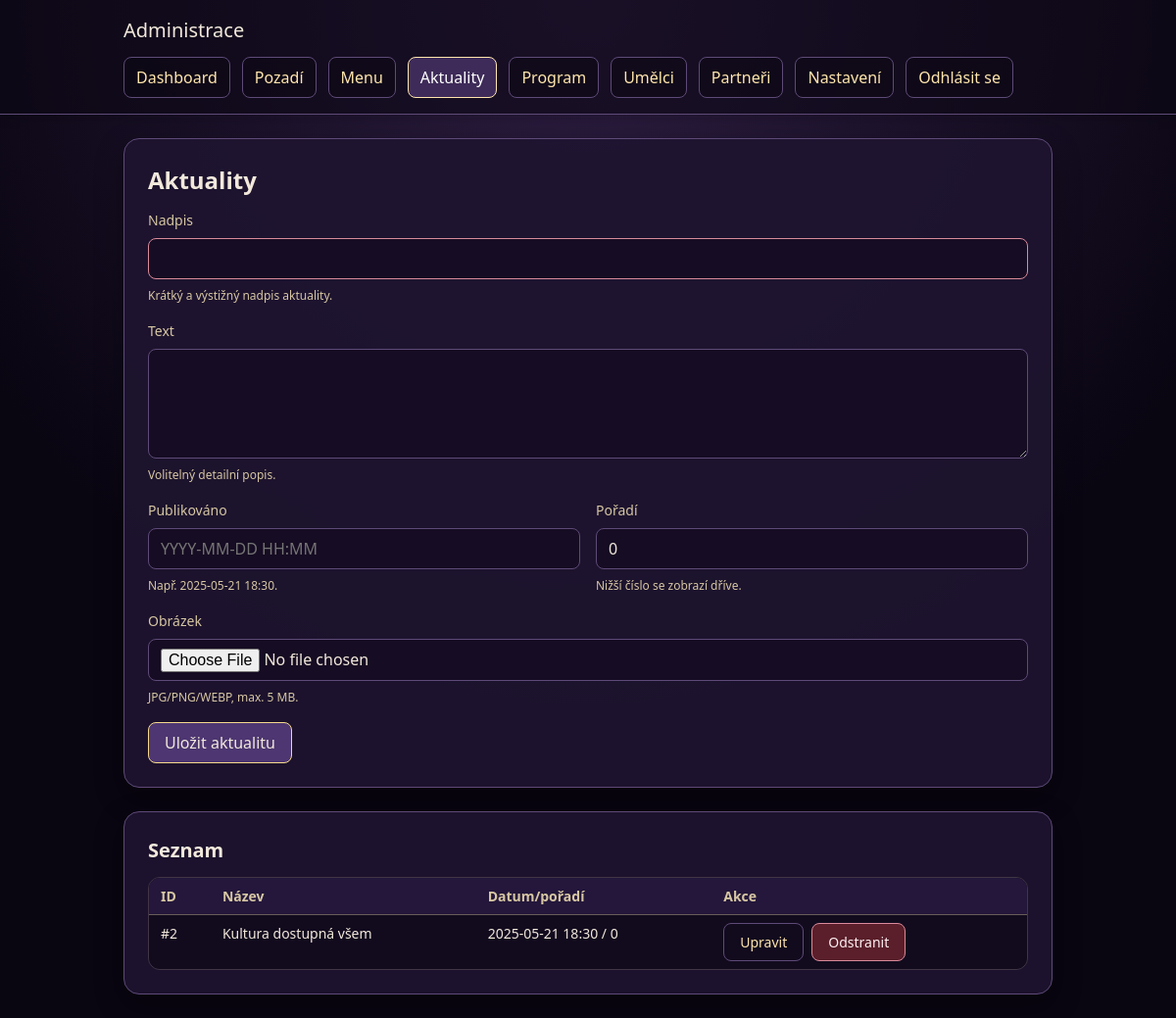
Page /admin/news.php (signed in) on the committed database.
### tables this page shows
CREATE TABLE news (
        id INTEGER PRIMARY KEY AUTOINCREMENT,
        title TEXT NOT NULL,
        body TEXT,
        image TEXT,
        published_at TEXT,
        sort_order INTEGER NOT NULL DEFAULT 0
    );

### admin/auth.php (called while the page is built, shortened)
<?php
function h($value)
{
    return htmlspecialchars((string) $value, ENT_QUOTES, 'UTF-8');
}

### admin/news.php (the view, shortened to what this page needs)
<?php
require_once __DIR__ . '/auth.php';
$error = '';
$editRow = null;
try {
    $db = get_db();
    $rows = $db->query("SELECT id, title, image, published_at, sort_order FROM news
        ORDER BY
            CASE
                WHEN published_at IS NULL OR TRIM(published_at) = '' THEN 1
                ELSE 0
            END ASC,
            datetime(published_at) DESC,
            sort_order ASC,
            id DESC")->fetchAll();
} catch (RuntimeException $e) {
    error_log('Admin news DB failed: ' . $e->getMessage());
    if ($error === '') {
        $error = $e->getMessage();
    }
    $rows = array();
} catch (Exception $e) {
    error_log('Admin news init failed: ' . $e->getMessage());
    if ($error === '') {
        $error = 'Nepodařilo se načíst data. Zkuste to prosím znovu.';
    }
    $rows = array();
}
require_once __DIR__ . '/partials/header.php';
?>
<section class="admin-shell">
    <section class="admin-card">
        <h1>Aktuality</h1>
        <form class="admin-form admin-form--two-column" method="post" enctype="multipart/form-data">
            <div class="admin-field admin-field--full">
                <label for="news-title">Nadpis</label>
                <input id="news-title" type="text" name="title" required maxlength="180" value="<?php echo h($editRow ? $editRow['title'] : ''); ?>">
                <p class="admin-help">Krátký a výstižný nadpis aktuality.</p>
            </div>
            <div class="admin-field admin-field--full">
                <label for="news-body">Text</label>
                <textarea id="news-body" name="body"><?php echo h($editRow ? $editRow['body'] : ''); ?></textarea>
                <p class="admin-help">Volitelný detailní popis.</p>
            </div>
            <div class="admin-field">
                <label for="news-published-at">Publikováno</label>
                <input id="news-published-at" type="text" name="published_at" placeholder="YYYY-MM-DD HH:MM" pattern="\d{4}-\d{2}-\d{2}(\s\d{2}:\d{2})?" value="<?php echo h($editRow ? $editRow['published_at'] : ''); ?>">
                <p class="admin-help">Např. 2025-05-21 18:30.</p>
            </div>
            <div class="admin-field">
                <label for="news-sort-order">Pořadí</label>
                <input id="news-sort-order" type="number" name="sort_order" value="<?php echo $editRow ? (int) $editRow['sort_order'] : 0; ?>">
                <p class="admin-help">Nižší číslo se zobrazí dříve.</p>
            </div>
            <div class="admin-field admin-field--full">
                <label for="news-image-file">Obrázek</label>
                <input id="news-image-file" type="file" name="image_file" accept=".jpg,.jpeg,.png,.webp,image/jpeg,image/png,image/webp">
                <p class="admin-help">JPG/PNG/WEBP, max. 5 MB. <?php if ($editRow && !empty($editRow['image'])): ?>Současný: <code><?php echo h($editRow['image']); ?></code><?php endif; ?></p>
            </div>
            <div class="admin-form__actions">
                <button class="admin-button admin-button--primary" type="submit"><?php echo $editRow ? 'Upravit aktualitu' : 'Uložit aktualitu'; ?></button>
            </div>
        </form>
    </section>
    <section class="admin-card">
        <h2>Seznam</h2>
        <?php if (!$rows): ?>
            <p class="admin-empty-state">Zatím bez položek.</p>
        <?php else: ?>
            <div class="admin-table-wrap">
                <table class="admin-table">
                    <thead><tr><th>ID</th><th>Název</th><th>Datum/pořadí</th><th>Akce</th></tr></thead>
                    <tbody>
                    <?php foreach ($rows as $row): ?>
                        <tr>
                            <td data-label="ID">#<?php echo (int) $row['id']; ?></td>
                            <td data-label="Název"><?php echo h($row['title']); ?></td>
                            <td data-label="Datum/pořadí"><?php echo h($row['published_at']); ?> / <?php echo (int) $row['sort_order']; ?></td>
                            <td data-label="Akce">
                                <div class="admin-actions">
                                    <a class="admin-button admin-button--secondary" href="news.php?edit=<?php echo (int) $row['id']; ?>">Upravit</a>
                                    <form method="post" onsubmit="return confirm('Opravdu chcete tuto aktualitu odstranit?');">
                                        <button class="admin-button admin-button--danger" type="submit">Odstranit</button>
                                    </form>
                                </div>
                            </td>
                        </tr>
                    <?php endforeach; ?>
                    </tbody>
                </table>
            </div>
        <?php endif; ?>
    </section>
</section>
<?php require_once __DIR__ . '/partials/footer.php'; ?>

### admin/admin.css (style rules this page uses)
:root { --admin-color-bg: #090511; --admin-color-bg-elevated: #160c23; --admin-color-surface: #1e1530; --admin-color-border: #5e4a78; --admin-color-text: #f2e9dc; --admin-color-text-muted: #d7c7a3; --admin-color-link: #ffe6ad; --admin-color-link-hover: #ffffff; --admin-color-success-bg: #1f4d38; --admin-color-success-border: #4aa07a; --admin-color-success-text: #eefcf4; --admin-color-error-bg: #5a1f2a; --admin-color-error-border: #d98a9a; --admin-color-error-text: #fff1f4; --admin-font-size-xs: 0.75rem; --admin-font-size-sm: 0.875rem; --admin-font-size-md: 1rem; --admin-font-size-lg: 1.25rem; --admin-font-size-xl: 1.5rem; --admin-radius-sm: 0.5rem; --admin-radius-md: 0.75rem; --admin-radius-lg: 1rem; --admin-shadow-sm: 0 2px 12px rgba(0, 0, 0, 0.2); --admin-shadow-md: 0 10px 30px rgba(0, 0, 0, 0.3); --admin-space-1: 0.25rem; --admin-space-2: 0.5rem; --admin-space-3: 0.75rem; --admin-space-4: 1rem; --admin-space-5: 1.5rem; --admin-space-6: 2rem; }
* { box-sizing: border-box; }
body { margin: 0; min-height: 100vh; font-family: var(--site-font-family, serif); font-size: var(--admin-font-size-md); line-height: 1.5; color: var(--admin-color-text); background: radial-gradient(circle at 50% 0%, #2e1e43 0%, var(--admin-color-bg) 60%); }
a { color: var(--admin-color-link); text-decoration: none; }
.admin-shell { display: grid; gap: var(--admin-space-5); }
.admin-card { background: rgba(30, 21, 48, 0.9); border: 1px solid var(--admin-color-border); border-radius: var(--admin-radius-lg); box-shadow: var(--admin-shadow-md); padding: var(--admin-space-5); }
.admin-form { display: grid; gap: var(--admin-space-4); }
.admin-form--two-column { grid-template-columns: repeat(2, minmax(0, 1fr)); }
.admin-field { display: grid; gap: var(--admin-space-2); }
.admin-field--full { grid-column: 1 / -1; }
.admin-field label { color: var(--admin-color-text-muted); font-size: var(--admin-font-size-sm); }
.admin-help { color: var(--admin-color-text-muted); font-size: var(--admin-font-size-xs); }
.admin-form input, .admin-form textarea, .admin-form select { width: 100%; border: 1px solid var(--admin-color-border); border-radius: var(--admin-radius-sm); padding: var(--admin-space-2) var(--admin-space-3); background: var(--admin-color-bg-elevated); color: var(--admin-color-text); font: inherit; }
.admin-form textarea { min-height: 7rem; resize: vertical; }
.admin-form input:invalid, .admin-form textarea:invalid, .admin-form select:invalid { border-color: #d98a9a; }
.admin-button { display: inline-block; width: fit-content; padding: var(--admin-space-2) var(--admin-space-4); border: 1px solid #d7c7a3; border-radius: var(--admin-radius-sm); background: #2e1e43; color: var(--admin-color-text); font: inherit; cursor: pointer; }
.admin-button--primary { background: #4d3671; border-color: #f6d98c; }
.admin-button--secondary { background: transparent; border-color: var(--admin-color-border); color: var(--admin-color-link); }
.admin-button--danger { background: #5a1f2a; border-color: #d98a9a; color: #fff1f4; }
.admin-actions { display: flex; flex-wrap: wrap; gap: var(--admin-space-2); align-items: center; }
.admin-actions form { margin: 0; }
.admin-form__actions { grid-column: 1 / -1; }
.admin-table-wrap { overflow: auto; border: 1px solid rgba(215, 199, 163, 0.2); border-radius: var(--admin-radius-md); }
.admin-table { width: 100%; border-collapse: collapse; font-size: var(--admin-font-size-sm); background: rgba(9, 5, 17, 0.5); }
.admin-table th, .admin-table td { text-align: left; padding: var(--admin-space-2) var(--admin-space-3); border-bottom: 1px solid rgba(215, 199, 163, 0.25); vertical-align: top; }
.admin-table thead th { position: sticky; top: 0; z-index: 1; background: #24173b; color: var(--admin-color-text-muted); font-weight: 600; }
.admin-table tbody tr:last-child td { border-bottom: none; }
h1 { font-size: var(--admin-font-size-xl); margin: 0 0 var(--admin-space-3); }
h2 { font-size: var(--admin-font-size-lg); margin: 0 0 var(--admin-space-3); }
p { margin: 0; }

### rows in the picture
news: id "2", title "Kultura dostupná všem", published_at "2025-05-21 18:30", sort_order "0"

### other values in the picture
$label "Dashboard"
$label "Pozadí"
$label "Menu"
$label "Aktuality"
$label "Program"
$label "Umělci"
$label "Partneři"
$label "Nastavení"
